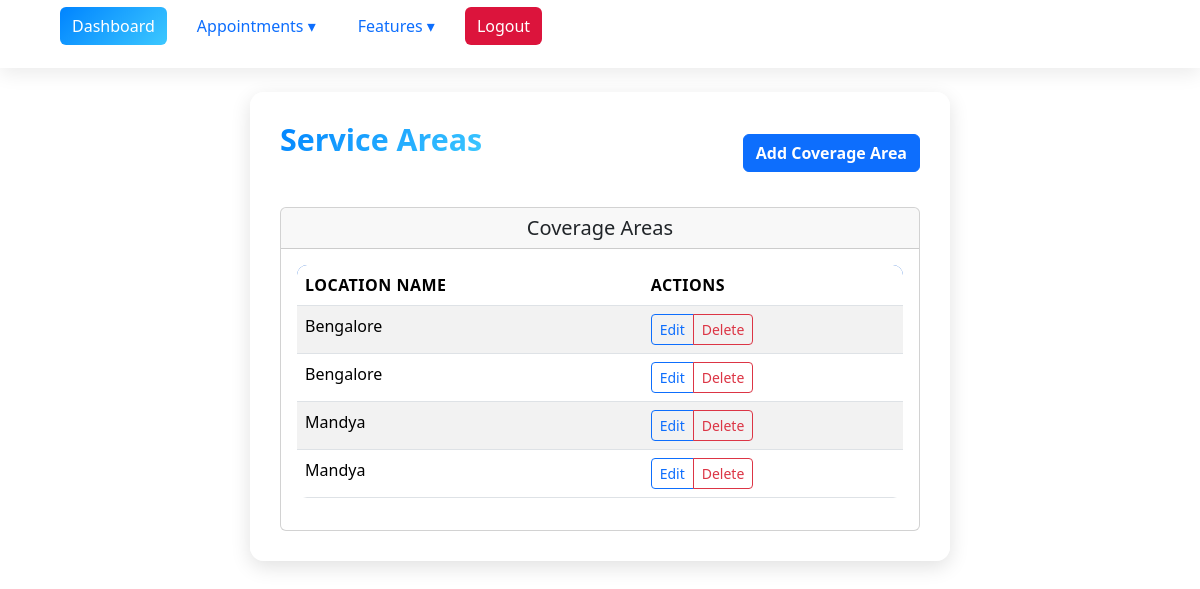
The page /coverage/ (signed in) on the database its author committed.
### myproject/base/models.py (models this page shows, shortened)
class LocationCoverage(models.Model):
    therapist = models.ForeignKey(
        settings.AUTH_USER_MODEL,
        on_delete=models.CASCADE,
        related_name='coverage_areas'
    )
    service_area_name = models.CharField(max_length=100)
    location = models.TextField(
        help_text="Describe location or store coordinates (Lat/Lng)."
    )

### myproject/base/views.py (the view)
# urls.py: path('coverage/', views.coverage_list, name='coverage_list'),
@login_required
def coverage_list(request):
    coverage_areas = LocationCoverage.objects.filter(therapist=request.user)
    return render(request, 'Coverage/coverage_list.html', {'coverage_areas': coverage_areas})

### myproject/base/templates/Coverage/coverage_list.html (shortened to what this page needs)
{% extends 'main.html' %}
{% block content %}
<div class="container mt-4">
    <div class="d-flex justify-content-between align-items-center mb-4">
        <h2>Service Areas</h2>
        <a href="{% url 'coverage_create' %}" class="btn btn-primary">
             Add Coverage Area
        </a>
    </div>
    <div class="row">
        <div class="col-12">
            <div class="card">
                <div class="card-header">
                    <h5 class="card-title mb-0">
                         Coverage Areas
                    </h5>
                </div>
                <div class="card-body">
                    {% if coverage_areas %}
                    <div class="table-responsive">
                        <table class="table table-striped">
                            <thead>
                                <tr>
                                    <th>Location Name</th>
                                    <th>Actions</th>
                                </tr>
                            </thead>
                            <tbody>
                                {% for area in coverage_areas %}
                                <tr>
                                    <td>{{ area.location }}</td>
                                    <td>
                                        <div class="btn-group btn-group-sm">
                                            <a href="{% url 'coverage_update' area.pk %}" class="btn btn-outline-primary">
                                                 Edit
                                            </a>
                                            <a href="{% url 'coverage_delete' area.pk %}" class="btn btn-outline-danger"
                                               onclick="return confirm('Are you sure you want to delete this coverage area?')">
                                                 Delete
                                            </a>
                                        </div>
                                    </td>
                                </tr>
                                {% endfor %}
                            </tbody>
                        </table>
                    </div>
                    {% endif %}
                </div>
            </div>
        </div>
    </div>
</div>
{% endblock %}

### static/style.css (style rules this page uses)
.container.mt-4 { background: rgba(255, 255, 255, 0.88); padding: 30px; border-radius: 14px; max-width: 700px; margin: auto; box-shadow: 0 6px 20px rgba(0,0,0,0.12); animation: fadeInPage 0.6s ease-in-out; }
.container.mt-4 h2 { text-align: center; font-weight: 700; margin-bottom: 25px; background: linear-gradient(135deg, #0084ff, #3cc8ff); background-clip: text; -webkit-background-clip: text; color: transparent; }
.container h2 { font-size: 1.9rem; font-weight: 700; margin-bottom: 20px; background: linear-gradient(135deg, #0066ff, #00eaff); background-clip: text; -webkit-background-clip: text; color: transparent; animation: fadeSlide 0.6s ease-out forwards; }
.btn-primary { border-radius: 6px; font-weight: 600; transition: transform 0.25s ease, background 0.3s ease; }
.table { background: #ffffff; border-radius: 10px; overflow: hidden; animation: fadeUp 0.8s ease-in-out; }
.table thead tr { background: #0052cc; color: #fff; text-transform: uppercase; letter-spacing: .5px; }
.table tbody tr { transition: background 0.25s ease, transform 0.25s ease; }

### templates/nav.html (style rules this page uses)
:root { --primary-color: #0084ff; --gradient: linear-gradient(135deg, #0084ff, #3cc8ff); --bg-light: #ffffff; --bg-dark: #0b0e12; --text-light: #fff; --text-dark: #222; --nav-bg-light: rgba(255, 255, 255, 0.85); --nav-bg-dark: rgba(20, 20, 20, 0.85); --hover-light: #e7f3ff; --hover-dark: #1f2a37; --blur-bg: blur(10px); }
body.light-theme { background: var(--bg-light); color: var(--text-dark); }

### rows shown on the page
LocationCoverage: location "Bengalore"
LocationCoverage: location "Bengalore"
LocationCoverage: location "Mandya"
LocationCoverage: location "Mandya"
